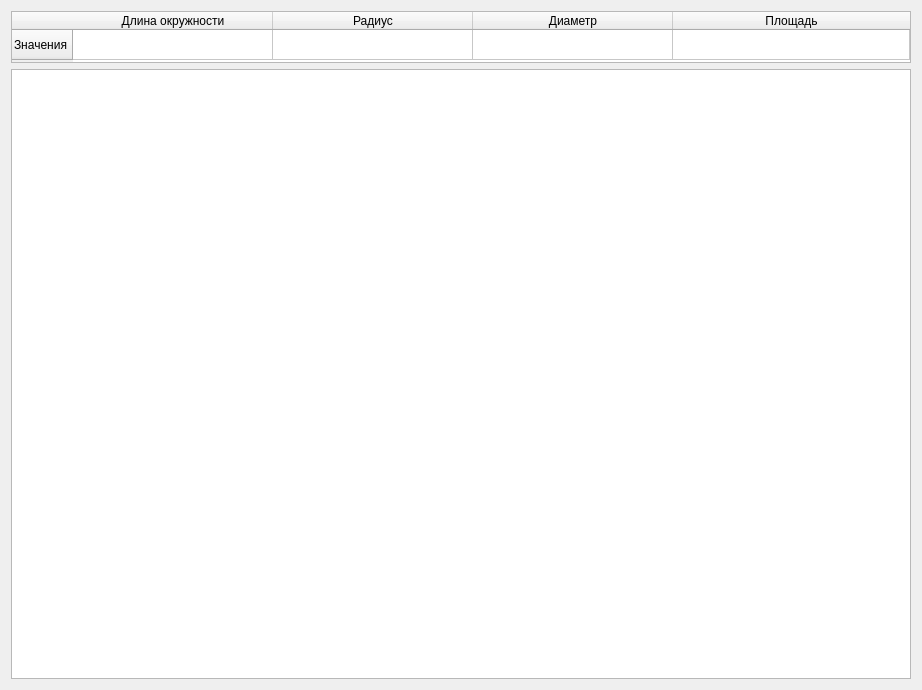
<?xml version="1.0" encoding="UTF-8"?>
<ui version="4.0">
 <class>Dialog_circle</class>
 <widget class="QDialog" name="Dialog_circle">
  <property name="geometry">
   <rect>
    <x>0</x>
    <y>0</y>
    <width>922</width>
    <height>690</height>
   </rect>
  </property>
  <property name="windowTitle">
   <string>Dialog</string>
  </property>
  <property name="styleSheet">
   <string notr="true">Dialog_circle
{
background-color: #101223;
}

QTableWidget::horizontalHeaderItem{
background-color: black;
}</string>
  </property>
  <layout class="QVBoxLayout" name="verticalLayout_2">
   <item>
    <layout class="QVBoxLayout" name="verticalLayout">
     <item>
      <widget class="QTableWidget" name="table">
       <property name="enabled">
        <bool>true</bool>
       </property>
       <property name="sizePolicy">
        <sizepolicy hsizetype="Expanding" vsizetype="Expanding">
         <horstretch>0</horstretch>
         <verstretch>0</verstretch>
        </sizepolicy>
       </property>
       <property name="maximumSize">
        <size>
         <width>900</width>
         <height>52</height>
        </size>
       </property>
       <property name="focusPolicy">
        <enum>Qt::StrongFocus</enum>
       </property>
       <property name="autoFillBackground">
        <bool>false</bool>
       </property>
       <property name="styleSheet">
        <string notr="true"/>
       </property>
       <property name="autoScroll">
        <bool>false</bool>
       </property>
       <property name="showGrid">
        <bool>true</bool>
       </property>
       <property name="gridStyle">
        <enum>Qt::SolidLine</enum>
       </property>
       <property name="sortingEnabled">
        <bool>true</bool>
       </property>
       <property name="wordWrap">
        <bool>true</bool>
       </property>
       <property name="cornerButtonEnabled">
        <bool>true</bool>
       </property>
       <attribute name="horizontalHeaderVisible">
        <bool>true</bool>
       </attribute>
       <attribute name="horizontalHeaderCascadingSectionResizes">
        <bool>false</bool>
       </attribute>
       <attribute name="horizontalHeaderMinimumSectionSize">
        <number>80</number>
       </attribute>
       <attribute name="horizontalHeaderDefaultSectionSize">
        <number>200</number>
       </attribute>
       <attribute name="horizontalHeaderShowSortIndicator" stdset="0">
        <bool>true</bool>
       </attribute>
       <attribute name="horizontalHeaderStretchLastSection">
        <bool>true</bool>
       </attribute>
       <attribute name="verticalHeaderVisible">
        <bool>true</bool>
       </attribute>
       <attribute name="verticalHeaderCascadingSectionResizes">
        <bool>false</bool>
       </attribute>
       <attribute name="verticalHeaderShowSortIndicator" stdset="0">
        <bool>false</bool>
       </attribute>
       <attribute name="verticalHeaderStretchLastSection">
        <bool>false</bool>
       </attribute>
       <row>
        <property name="text">
         <string>Значения</string>
        </property>
       </row>
       <column>
        <property name="text">
         <string>Длина окружности</string>
        </property>
        <property name="font">
         <font>
          <stylestrategy>PreferAntialias</stylestrategy>
          <kerning>false</kerning>
         </font>
        </property>
       </column>
       <column>
        <property name="text">
         <string>Радиус</string>
        </property>
       </column>
       <column>
        <property name="text">
         <string>Диаметр</string>
        </property>
       </column>
       <column>
        <property name="text">
         <string>Площадь</string>
        </property>
       </column>
       <item row="0" column="0">
        <property name="text">
         <string/>
        </property>
       </item>
      </widget>
     </item>
     <item>
      <widget class="QGraphicsView" name="graph_circle">
       <property name="sizePolicy">
        <sizepolicy hsizetype="Expanding" vsizetype="Expanding">
         <horstretch>0</horstretch>
         <verstretch>0</verstretch>
        </sizepolicy>
       </property>
       <property name="maximumSize">
        <size>
         <width>16777112</width>
         <height>16777215</height>
        </size>
       </property>
       <property name="layoutDirection">
        <enum>Qt::LeftToRight</enum>
       </property>
      </widget>
     </item>
    </layout>
   </item>
  </layout>
 </widget>
 <resources/>
 <connections/>
</ui>
